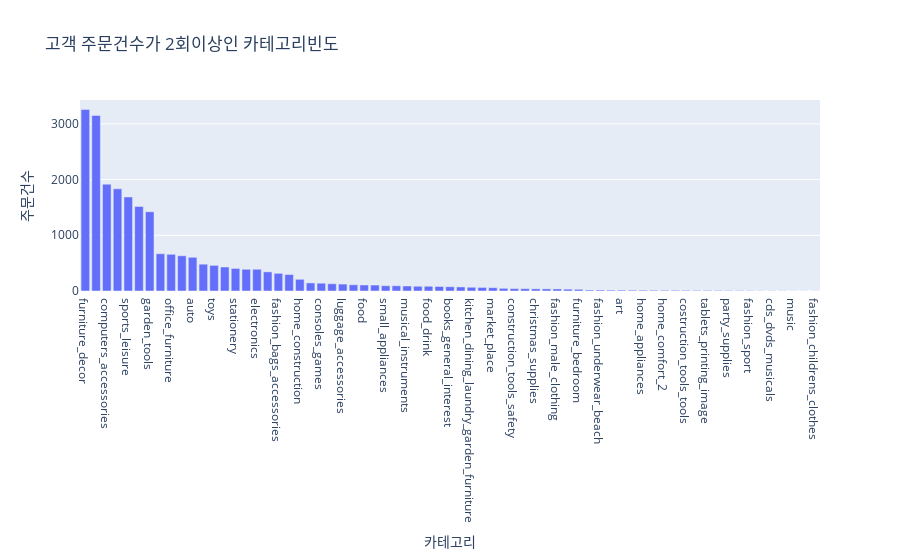

Notebook code cell kept with this figure:
### Code cell
# 고객당 주문건수가 2개 이상인 고객의 주문 카테고리 성향 파악
df_5 = df_4[df_4['num of orders'] > 1]['customer_id']
df_5 = df[df['customer_id'].isin(df_5)]

df_5_1 = pd.pivot_table(data=df_5, index='category', values='order_id', aggfunc='count')
df_5_1 = df_5_1.sort_values(by='order_id', ascending=False)
df_5_1 = df_5_1.rename(columns={'order_id':'count'})

px.bar(df_5_1, x=df_5_1.index, y='count',
       labels={"category":"카테고리","count":"주문건수"}, 
       title='고객 주문건수가 2회이상인 카테고리빈도')

### Figure 1 — Plotly figure (JSON) as saved in the notebook; plotly's stock layout.template omitted (floating-point values rounded to 4 significant figures)
{"data": [{"alignmentgroup": "True", "hovertemplate": "카테고리=%{x}<br>주문건수=%{y}<extra></extra>", "legendgroup": "", "marker": {"color": "#636efa", "pattern": {"shape": ""}}, "name": "", "offsetgroup": "", "orientation": "v", "showlegend": false, "textposition": "auto", "type": "bar", "x": ["furniture_decor", "bed_bath_table", "computers_accessories", "housewares", "sports_leisure", "health_beauty", "garden_tools", "watches_gifts", "office_furniture", "telephony", "auto", "perfumery", "toys", "pet_shop", "stationery", "baby", "electronics", "cool_stuff", "fashion_bags_accessories", "construction_tools_construction", "home_construction", "furniture_living_room", "consoles_games", "drinks", "luggage_accessories", "home_confort", "food", "construction_tools_lights", "small_appliances", "signaling_and_security", "musical_instruments", "costruction_tools_garden", "food_drink", "air_conditioning", "books_general_interest", "fixed_telephony", "kitchen_dining_laundry_garden_furniture", "industry_commerce_and_business", "market_place", "agro_industry_and_commerce", "construction_tools_safety", "fashion_shoes", "christmas_supplies", "computers", "fashion_male_clothing", "audio", "furniture_bedroom", "books_technical", "fashion_underwear_beach", "diapers_and_hygiene", "art", "books_imported", "home_appliances", "fashio_female_clothing", "home_comfort_2", "cine_photo", "costruction_tools_tools", "dvds_blu_ray", "tablets_printing_image", "flowers", "party_supplies", "home_appliances_2", "fashion_sport", "la_cuisine", "cds_dvds_musicals", "arts_and_craftmanship", "music", "small_appliances_home_oven_and_coffee", "fashion_childrens_clothes"], "xaxis": "x", "y": [3257, 3152, 1917, 1834, 1688, 1517, 1422, 669, 659, 632, 605, 481, 460, 431, 405, 390, 390, 343, 317, 296, 210, 145, 140, 130, 124, 112, 108, 107, 95, 94, 90, 85, 85, 81, 77, 73, 67, 64, 60, 48, 43, 42, 39, 38, 37, 33, 30, 18, 17, 16, 16, 15, 14, 14, 13, 13, 12, 11, 11, 10, 9, 9, 6, 4, 4, 4, 2, 2, 2], "yaxis": "y"}], "layout": {"barmode": "relative", "legend": {"tracegroupgap": 0}, "title": {"text": "고객 주문건수가 2회이상인 카테고리빈도"}, "xaxis": {"anchor": "y", "domain": [0, 1], "title": {"text": "카테고리"}}, "yaxis": {"anchor": "x", "domain": [0, 1], "title": {"text": "주문건수"}}}}
